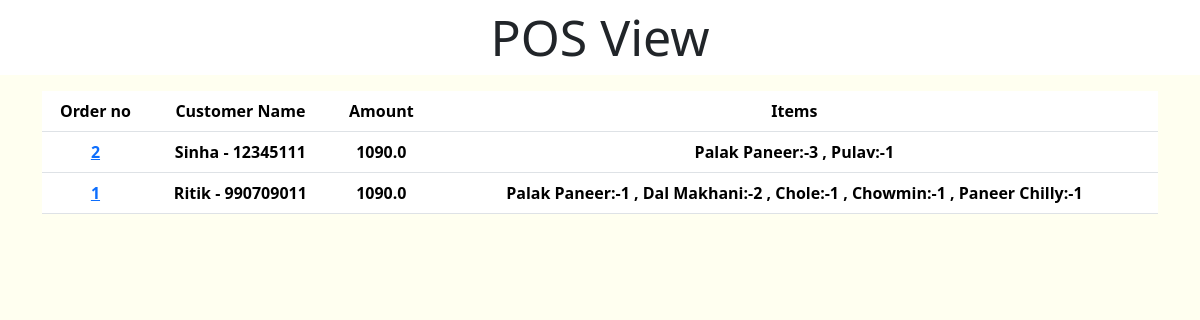
Before: /pos/ with the older database file.
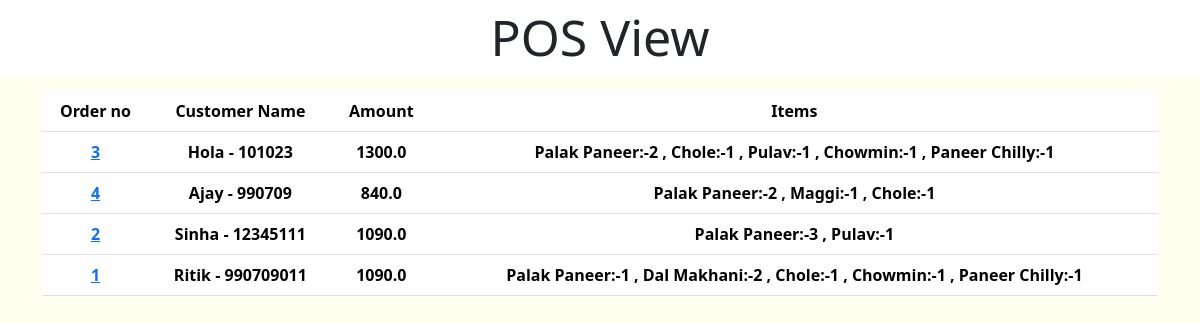
After: the same page with the newer database file.
### pos/models.py (models this page shows)
class POS(models.Model):
    order_inf=models.OneToOneField(Order,on_delete=models.CASCADE,)
    def order_in(self):
        return self.order_inf.order_no
    def Amount(self):
        L=[]
        for ord in self.order_inf.orderitems_set.all():
            L.append(ord.quantity*ord.item.price)
        return sum(L)
    def Items(self):
        d={}
        for i in self.order_inf.orderitems_set.all():
            d[i.item.item]=i.quantity
        state=' , '.join([f"{key}:-{value}" for key, value in d.items()])
        return(state)

### menu/models.py (models this page shows, shortened)
class Order(models.Model):
    items=models.ManyToManyField(Menu,through='OrderItems')
    service_id=models.ForeignKey(Customer,on_delete=models.CASCADE)
    order_no=models.CharField(max_length=20,unique=True)

class Customer(models.Model):
    date=models.DateTimeField()
    name=models.CharField(max_length=20)
    phone=models.CharField(max_length=10)
    service_type=models.CharField(max_length=20)
    service_id=models.CharField(max_length=10)
    def __str__(self):
        return f" {self.name} - {self.phone}"

class OrderItems(models.Model):
    order = models.ForeignKey(Order, on_delete=models.CASCADE)
    item = models.ForeignKey(Menu, on_delete=models.CASCADE)
    quantity = models.PositiveIntegerField(default=0)

class Menu(models.Model):
    category=models.ForeignKey(Category,on_delete=models.CASCADE)
    item=models.CharField(unique=True,max_length=25)
    item_desc=models.CharField(max_length=120)
    price=models.FloatField()

### pos/views.py (the view)
# urls.py: path('pos/',pos,name='pos'),
def pos(request):
    data=POS.objects.all().order_by('-id')
    return render(request,'pos.html',{'data':data})

### templates/pos.html (shortened to what this page needs)
<!DOCTYPE html>
<html lang="en">
<head>
    <link href="https://cdn.jsdelivr.net/npm/bootstrap@5.3.1/dist/css/bootstrap.min.css" rel="stylesheet">
</head>
<body style="background-color: ivory;">
    <p style="text-align:center;font-size: 50px; background-color:white;">POS View</p>
    <div class="container text-center">
        <div class="row justify-content-start">
          <div  class="content-table col-12">
    <table class="table">
        <thead>
            <tr>
                <th scope="col">Order no</th>
                <th scope="col">Customer Name</th>
                <th scope="col">Amount</th>
                <th scope="col">Items</th>
            </tr>
        </thead>
        <tbody>
        {% for i in data%}
        <tr>
            <th scope="col"><a href="/order/{{i.order_inf.service_id.id}}"> {{i.order_in}}</a></th>
            <th scope="col">{{i.order_inf.service_id}}</th>
            <th scope="col">{{i.Amount}}</th>
            <th scope="col">{{i.Items}}</th>
        </tr>
        {%endfor%}
    </tbody>
    </table>
    </div></div></div>
</body>
</html>

Changed rows visible on the page:
added POS: order_in "3", order_inf.service_id "Hola - 101023", Amount "1300.0", Items "Palak Paneer:-2 , Chole:-1 , Pulav:-1 , Chowmin:-1 , Paneer Chilly:-1"
added POS: order_in "4", order_inf.service_id "Ajay - 990709", Amount "840.0", Items "Palak Paneer:-2 , Maggi:-1 , Chole:-1"
